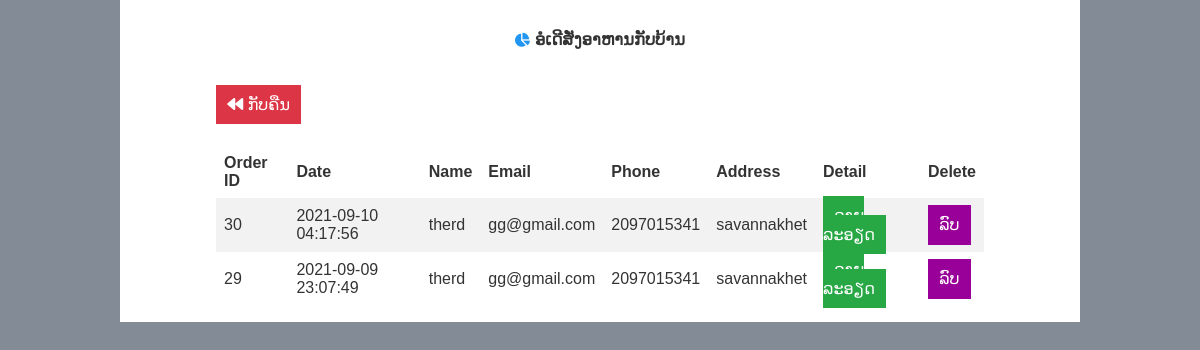
The page /admin/black.php on the database its author committed.
### tables this page shows
CREATE TABLE `orders` (
  `id` int(11) NOT NULL,
  `date` timestamp NOT NULL DEFAULT CURRENT_TIMESTAMP ON UPDATE CURRENT_TIMESTAMP,
  `name` varchar(100) NOT NULL,
  `mail` varchar(100) NOT NULL,
  `phone` varchar(20) NOT NULL,
  `address` text NOT NULL,
  `total` int(11) NOT NULL,
  `c_name` varchar(100) NOT NULL
);

### admin/black.php (the view, shortened to what this page needs)
<!DOCTYPE html>
<html lang="en">
<head>
    <link rel="stylesheet" href="css/style.css">
    <link rel="stylesheet" href="https://pro.fontawesome.com/releases/v5.10.0/css/all.css" />
</head>
<body>
    <div class="container">
        <div class="logo">
            <i class="fas fa-chart-pie" style="color:#2196F3"></i>
            <h3>ອໍເດີສັ່ງອາຫານກັບບ້ານ</h3>
        </div>
    </div>
    <div class="container">
        <div class="nav">
            <div class="left">
                <a href="index.php" class="back"><i class="fas fa-backward"></i> ກັບຄືນ</a>
            </div>
        </div>
    </div>
    <div class="container">
        <div class="table-wrap">
            <table class="table">
                <tr>
                    <th>Order ID</th>
                    <th>Date</th>
                    <th>Name</th>
                    <th>Email</th>
                    <th>Phone</th>
                    <th>Address</th>
                    <th>Detail</th>
                    <th>Delete</th>
                </tr>
                <?php
                include 'config.php';
                $sql = "SELECT * FROM `orders`";
                $res = mysqli_query($con, $sql);
                while ($row = mysqli_fetch_array($res)) :
                ?>
                    <tr>
                        <td><?php echo $row['id']; ?></td>
                        <td><?php echo $row['date']; ?></td>
                        <td><?php echo $row['name']; ?></td>
                        <td><?php echo $row['mail']; ?></td>
                        <td><?php echo $row['phone']; ?></td>
                        <td><?php echo $row['address']; ?></td>
                        <td>
                            <a href="details.php?o_id=<?php echo $row['id']; ?>" class="add">ລາຍລະອຽດ</a>
                        </td>
                        <td>
                            <a href="delete_black.php?id=<?php echo $row['id']; ?>" class="confirm">ລົບ</a>
                        </td>
                    </tr>
                <?php endwhile; ?>
            </table>
        </div>
    </div>
</body>
</html>

### admin/css/style.css (style rules this page uses)
* { text-decoration: none; padding: 0; margin: 0; border: 0; }
a { color: white; }
body { background-color: #828B96; color: #E2E3E4; font-family:Phetsarath OT, Arial, Helvetica, sans-serif; }
.container { padding-top: 1em; padding-bottom: 1em; width: 80%; margin: 0 auto; background-color: white; }
.logo { display: flex; justify-content: center; align-items: center; font-size: 14px; padding: 1em; color: #333333; width: 200px; border-radius: 20px; margin: 0 auto; }
.logo>h3 { margin-left: 5px; }
.table-wrap { width: 80%; margin: 0 auto; }
.table { border-collapse: collapse; width: 100%; color: #333333; background: white; }
th, td { text-align: left; padding: 8px; }
tr:nth-child(even) { background-color: #f2f2f2; }
.nav { display: flex; justify-content: space-between; flex-direction: row; width: 80%; margin: 0 auto; }
.add { color: white; background: #28A745; padding: .7em; }
.back { color: white; background: #DC3545; padding: .7em; }
.confirm { color: white; background: #990099; padding: .7em; }

### rows shown on the page
orders: id "30", date "2021-09-10 04:17:56", name "therd", mail "gg@gmail.com", phone "2097015341", address "savannakhet"
orders: id "29", date "2021-09-09 23:07:49", name "therd", mail "gg@gmail.com", phone "2097015341", address "savannakhet"
